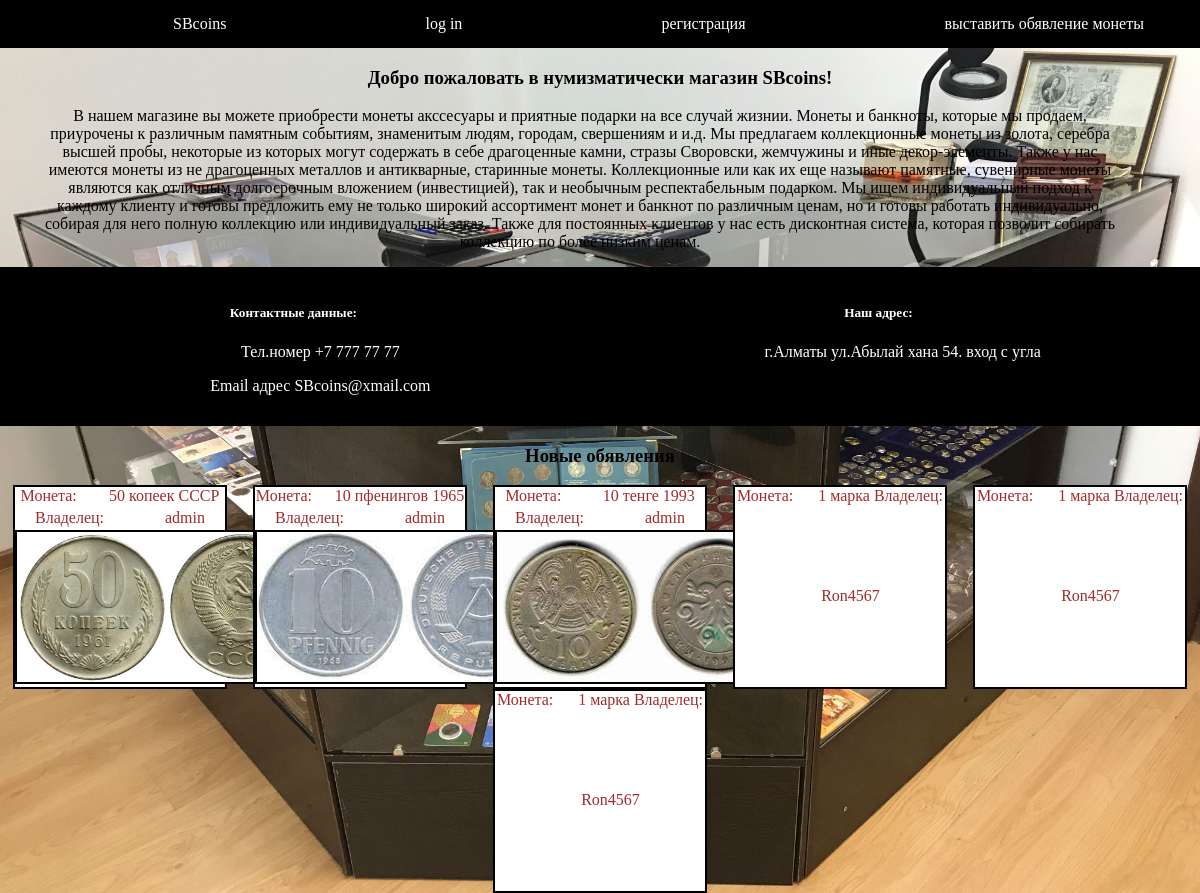
The page / on the database its author committed.
### sbcoins/models.py (models this page shows)
class Post(models.Model):
    author=models.ForeignKey(settings.AUTH_USER_MODEL ,on_delete=models.CASCADE)
    title=models.CharField(max_length=300)
    ycoin=models.DateField(null=True)
    text=models.TextField()
    cprice=models.IntegerField(default=0)
    img=models.ImageField(blank=True,null=True)
    created_date=models.DateTimeField(default=timezone.now)

### sbcoins/views.py (the view)
# urls.py: path('',views.post_list, name='post_list'),
def post_list(request):
    posts=Post.objects.all()
    return render(request,'sbcoins/index.html',{'posts':posts})

### sbcoins/templates/sbcoins/index.html (shortened to what this page needs)
{% load static %}
<!DOCTYPE html>
<html lang="en">
<head>
    <link rel="stylesheet" href="{% static 'css/style.css' %}">
</head>
<body>
    <div class="header">
    <a href=" {% url 'post_list' %} "> SBcoins</a>
    {% if request.user.is_authenticated %}
    <a href=" {% url 'logout' %} ">log out</a>
    <a href="#">{{ request.user }}</a>
    <a href=" {% url 'new_post' %}">выставить обявление монеты</a>
    {% else  %}
    <a href=" {% url 'login' %} ">log in</a>
    <a href=" {% url 'register' %} ">регистрация</a>
    <a href=" {% url 'register' %}">выставить обявление монеты</a>
    {% endif  %}
    </div>
    <div>
        <h3>Добро пожаловать в нумизматически магазин SBcoins!</h3>
        <p>
            В нашем магазине вы можете приобрести монеты акссесуары и приятные подарки на все случай жизнии.
            Монеты и банкноты, которые мы продаем, приурочены к различным памятным событиям, знаменитым людям, городам, свершениям и и.д. Мы предлагаем коллекционные монеты из золота, серебра высшей пробы, некоторые из которых могут содержать в себе драгоценные камни, стразы Своровски, жемчужины и иные декор-элементы. Также у нас имеются монеты из не драгоценных металлов и антикварные, старинные монеты.
            Коллекционные или как их еще называют памятные, сувенирные монеты являются как отличным долгосрочным вложением (инвестицией), так и необычным респектабельным подарком.
            Мы ищем индивидуальный подход к каждому клиенту и готовы предложить ему не только широкий ассортимент монет и банкнот по различным ценам, но и готовы работать индивидуально, собирая для него полную коллекцию или индивидуальный заказ. Также для постоянных клиентов у нас есть дисконтная система, которая позволит собирать коллекцию по более низким ценам.
        </p>
    </div>
    <div class="adress">
        <div>
            <h5>Контактные данные:</h5>
            <p> Тел.номер +7 777 77 77</p>
            <p> Email адрес SBcoins@xmail.com</p>
        </div>
        <div>
            <h5>Наш адрес:</h5>
            <p>г.Алматы ул.Абылай хана 54. вход с угла</p>
        </div>
    </div>
    <h3>Новые обявления</h3>
    <div class="c_list">
        {% for post in posts %}
        <div class="coin_list">
            <span class="links">Монета:</span>
                <a class="links" href="{% url 'post' pk=post.pk %}"> {{ post.title }} </a>
            <span class="links">Владелец:</span>
                <a class="links" href="{% url 'post' pk=post.pk %}"> {{ post.author }} </a>
                {% if post.img %}
                    <img src="{{ post.img.url }}" alt="">
                {% endif  %}
        </div>
        {% endfor %}
    </div>
</body>
</html>

### sbcoins/templates/sbcoins/index.html (style rules this page uses)
body { margin: 0px; background-color: green; background-image: url("/image/cover4.jpg"); background-size: cover; background-repeat: no-repeat; }
.header { display: flex; padding: 15px; background-color: black; color: white; justify-content: space-around; }
.adress { display: flex; padding: 15px; background-color: black; color: white; justify-content: space-around; }
a { margin-left: 10%; text-decoration: none; color: white; }
.links { display: flex; flex-direction: column; color: brown; justify-content: none; }
img { display: flex; flex-direction: column; height: 150px; width: 300px; border: 2px solid black; background-color: white; }
.c_list { widows: 100%; justify-content: space-around; height: 350px; width: 100%; display: flex; flex-direction: row; flex-wrap: wrap; }
.coin_list { widows: 100%; justify-content: space-around; flex-direction: column; display: flex; flex-direction: row; flex-wrap: wrap; width: 210px; height: 200px; border: 2px solid black; background-color: white; }
h3 { text-align: center; }
h5 { text-align: center; }
p { text-align: center; width: 90%; margin-left: 40px ; }

### rows shown on the page
Post: title "50 копеек СССР", author "admin", img (picture)
Post: title "10 пфенингов 1965", author "admin", img (picture)
Post: title "10 тенге 1993", author "admin", img (picture)
Post: title "1 марка", author "Ron4567"
Post: title "1 марка", author "Ron4567"
Post: title "1 марка", author "Ron4567"
